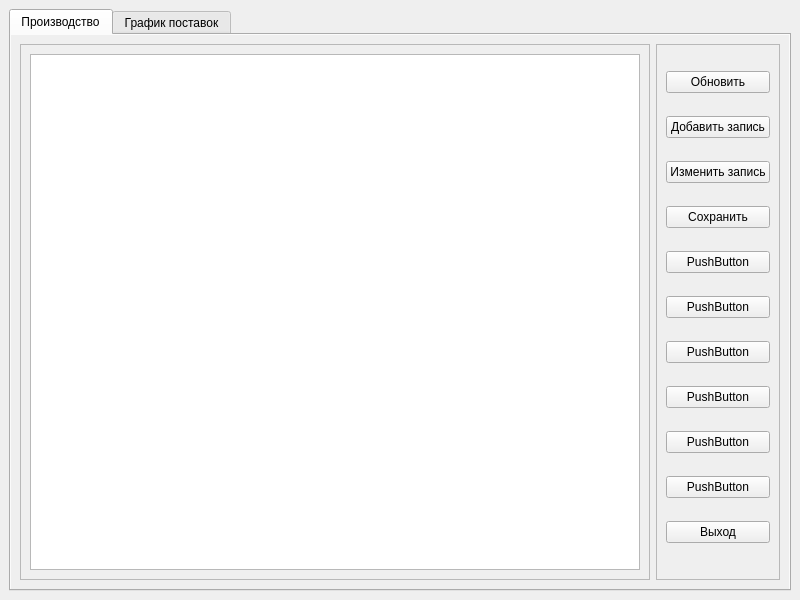
<?xml version="1.0" encoding="UTF-8"?>
<ui version="4.0">
 <class>MainWindow</class>
 <widget class="QMainWindow" name="MainWindow">
  <property name="geometry">
   <rect>
    <x>0</x>
    <y>0</y>
    <width>800</width>
    <height>600</height>
   </rect>
  </property>
  <property name="sizePolicy">
   <sizepolicy hsizetype="Preferred" vsizetype="Preferred">
    <horstretch>0</horstretch>
    <verstretch>0</verstretch>
   </sizepolicy>
  </property>
  <property name="baseSize">
   <size>
    <width>800</width>
    <height>600</height>
   </size>
  </property>
  <property name="windowTitle">
   <string>MainWindow</string>
  </property>
  <widget class="QWidget" name="centralwidget">
   <layout class="QHBoxLayout" name="horizontalLayout">
    <item>
     <widget class="QTabWidget" name="tabWidget">
      <property name="sizePolicy">
       <sizepolicy hsizetype="MinimumExpanding" vsizetype="Expanding">
        <horstretch>0</horstretch>
        <verstretch>0</verstretch>
       </sizepolicy>
      </property>
      <property name="currentIndex">
       <number>0</number>
      </property>
      <widget class="QWidget" name="tab">
       <property name="autoFillBackground">
        <bool>true</bool>
       </property>
       <attribute name="title">
        <string>Производство</string>
       </attribute>
       <layout class="QHBoxLayout" name="horizontalLayout_2">
        <item>
         <widget class="QFrame" name="frame_1">
          <property name="frameShape">
           <enum>QFrame::StyledPanel</enum>
          </property>
          <property name="frameShadow">
           <enum>QFrame::Raised</enum>
          </property>
          <layout class="QVBoxLayout" name="verticalLayout_2">
           <item>
            <widget class="QListWidget" name="ListWidget_1"/>
           </item>
          </layout>
         </widget>
        </item>
        <item>
         <widget class="QFrame" name="frame_2">
          <property name="frameShape">
           <enum>QFrame::StyledPanel</enum>
          </property>
          <property name="frameShadow">
           <enum>QFrame::Raised</enum>
          </property>
          <layout class="QVBoxLayout" name="verticalLayout">
           <item>
            <widget class="QPushButton" name="Refresh">
             <property name="text">
              <string>Обновить</string>
             </property>
            </widget>
           </item>
           <item>
            <widget class="QPushButton" name="AddLine">
             <property name="text">
              <string>Добавить запись</string>
             </property>
            </widget>
           </item>
           <item>
            <widget class="QPushButton" name="ChangeLine">
             <property name="text">
              <string>Изменить запись</string>
             </property>
            </widget>
           </item>
           <item>
            <widget class="QPushButton" name="Save">
             <property name="text">
              <string>Сохранить</string>
             </property>
            </widget>
           </item>
           <item>
            <widget class="QPushButton" name="pushButton_2">
             <property name="text">
              <string>PushButton</string>
             </property>
            </widget>
           </item>
           <item>
            <widget class="QPushButton" name="pushButton_3">
             <property name="text">
              <string>PushButton</string>
             </property>
            </widget>
           </item>
           <item>
            <widget class="QPushButton" name="pushButton_4">
             <property name="text">
              <string>PushButton</string>
             </property>
            </widget>
           </item>
           <item>
            <widget class="QPushButton" name="pushButton_10">
             <property name="text">
              <string>PushButton</string>
             </property>
            </widget>
           </item>
           <item>
            <widget class="QPushButton" name="pushButton_7">
             <property name="text">
              <string>PushButton</string>
             </property>
            </widget>
           </item>
           <item>
            <widget class="QPushButton" name="pushButton">
             <property name="text">
              <string>PushButton</string>
             </property>
            </widget>
           </item>
           <item>
            <widget class="QPushButton" name="Exit">
             <property name="text">
              <string>Выход</string>
             </property>
            </widget>
           </item>
          </layout>
         </widget>
        </item>
       </layout>
      </widget>
      <widget class="QWidget" name="tab_2">
       <property name="autoFillBackground">
        <bool>true</bool>
       </property>
       <attribute name="title">
        <string>График поставок</string>
       </attribute>
       <layout class="QHBoxLayout" name="horizontalLayout_3">
        <item>
         <widget class="QCalendarWidget" name="Calendar"/>
        </item>
        <item>
         <widget class="QListWidget" name="ListWidget_2"/>
        </item>
       </layout>
      </widget>
     </widget>
    </item>
   </layout>
  </widget>
 </widget>
 <resources/>
 <connections/>
</ui>
